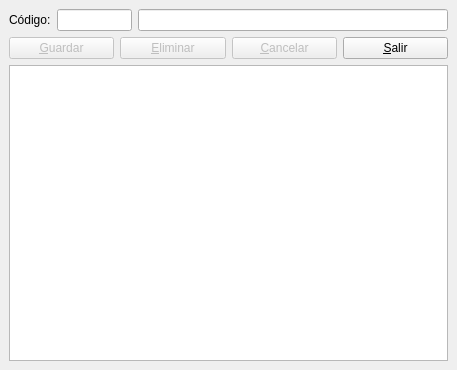
<ui version="4.0" >
 <author>José Manuel Díez Botella</author>
 <class>conceptos</class>
 <widget class="QDialog" name="conceptos" >
  <property name="geometry" >
   <rect>
    <x>0</x>
    <y>0</y>
    <width>457</width>
    <height>370</height>
   </rect>
  </property>
  <property name="windowTitle" >
   <string>Edición / Alta de conceptos</string>
  </property>
  <layout class="QVBoxLayout" >
   <property name="spacing" >
    <number>6</number>
   </property>
   <property name="margin" >
    <number>9</number>
   </property>
   <item>
    <layout class="QHBoxLayout" >
     <property name="spacing" >
      <number>6</number>
     </property>
     <property name="margin" >
      <number>0</number>
     </property>
     <item>
      <widget class="QLabel" name="label" >
       <property name="text" >
        <string>Código:</string>
       </property>
      </widget>
     </item>
     <item>
      <widget class="QLineEdit" name="CodigoLineEdit" >
       <property name="maximumSize" >
        <size>
         <width>75</width>
         <height>16777215</height>
        </size>
       </property>
       <property name="maxLength" >
        <number>3</number>
       </property>
      </widget>
     </item>
     <item>
      <widget class="QLineEdit" name="DescripcionLineEdit" />
     </item>
    </layout>
   </item>
   <item>
    <layout class="QHBoxLayout" >
     <property name="spacing" >
      <number>6</number>
     </property>
     <property name="margin" >
      <number>0</number>
     </property>
     <item>
      <widget class="QPushButton" name="BotonGuardar" >
       <property name="enabled" >
        <bool>false</bool>
       </property>
       <property name="text" >
        <string>&amp;Guardar</string>
       </property>
       <property name="icon" >
        <iconset resource="libroK.qrc" >
         <normaloff>:/images/librok-4.png</normaloff>:/images/librok-4.png</iconset>
       </property>
       <property name="default" >
        <bool>true</bool>
       </property>
      </widget>
     </item>
     <item>
      <widget class="QPushButton" name="BotonEliminar" >
       <property name="enabled" >
        <bool>false</bool>
       </property>
       <property name="text" >
        <string>&amp;Eliminar</string>
       </property>
       <property name="icon" >
        <iconset resource="libroK.qrc" >
         <normaloff>:/images/librok-17.png</normaloff>:/images/librok-17.png</iconset>
       </property>
       <property name="autoDefault" >
        <bool>false</bool>
       </property>
      </widget>
     </item>
     <item>
      <widget class="QPushButton" name="BotonCancelar" >
       <property name="enabled" >
        <bool>false</bool>
       </property>
       <property name="text" >
        <string>&amp;Cancelar</string>
       </property>
       <property name="icon" >
        <iconset resource="libroK.qrc" >
         <normaloff>:/images/librok-7.png</normaloff>:/images/librok-7.png</iconset>
       </property>
       <property name="autoDefault" >
        <bool>false</bool>
       </property>
      </widget>
     </item>
     <item>
      <widget class="QPushButton" name="BotonSalir" >
       <property name="text" >
        <string>&amp;Salir</string>
       </property>
       <property name="icon" >
        <iconset resource="libroK.qrc" >
         <normaloff>:/images/librok-52.png</normaloff>:/images/librok-52.png</iconset>
       </property>
       <property name="autoDefault" >
        <bool>false</bool>
       </property>
      </widget>
     </item>
    </layout>
   </item>
   <item>
    <widget class="QTableView" name="tabla" />
   </item>
  </layout>
 </widget>
 <resources>
  <include location="libroK.qrc" />
 </resources>
 <connections>
  <connection>
   <sender>BotonSalir</sender>
   <signal>clicked()</signal>
   <receiver>conceptos</receiver>
   <slot>accept()</slot>
   <hints>
    <hint type="sourcelabel" >
     <x>372</x>
     <y>85</y>
    </hint>
    <hint type="destinationlabel" >
     <x>420</x>
     <y>107</y>
    </hint>
   </hints>
  </connection>
 </connections>
</ui>
